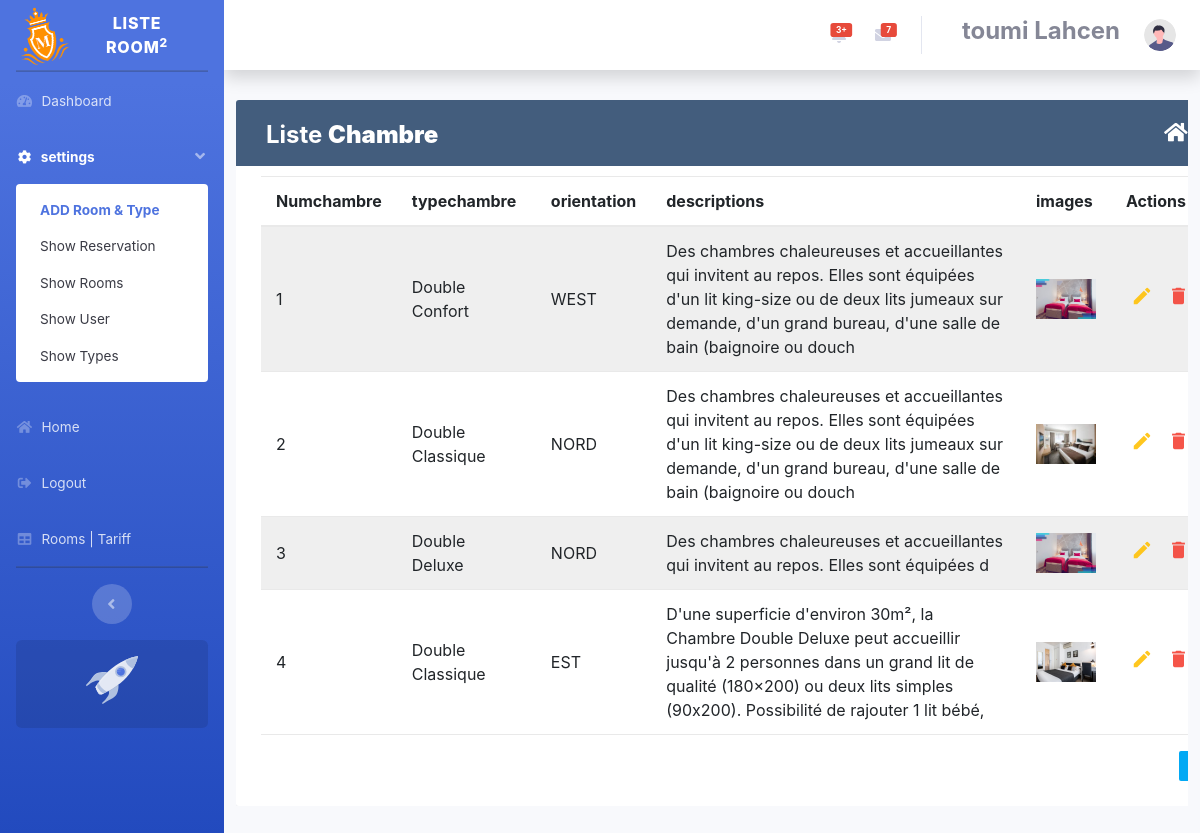
Screenshot of /MVC/ListeChambre (signed in) with the database file from the repository.
### tables this page shows
CREATE TABLE `chambres` (
  `Numchambre` int(11) NOT NULL,
  `typechambre` varchar(40) NOT NULL,
  `orientation` varchar(40) NOT NULL,
  `descriptions` varchar(1000) NOT NULL,
  `images` varchar(100) NOT NULL
);

### MVC/modelS/model.php (called while the page is built, shortened)
<?php
class ModelClient{
	public function requete($req, $type)
	{
		try{
		$con = new PDO("mysql:host=localhost;dbname=hotel1","root","");
		$data = null;
		if($type == 1){
			$result = $con->query($req);
			$data = $result->fetchAll(PDO::FETCH_OBJ);
		}else{
			$data = $con->exec($req);
		}
	}
	catch(PDOException $a){
	}
		return $data;
	}
}
 ?>

### MVC/views/Listechambre.php (the view, shortened to what this page needs)
<?php
            include_once ("head2A.php");
      ?>  <?php
	  include_once ("meta&bootstrap.php");
?>
<body id="page-top">
<div id="wrapper">
<?php
include_once("nav.php");
?>
<div class="container-xl">
	<div class="table-responsive">
		<div class="table-wrapper">
			<div class="table-title">
				<div class="row">
					<div class="col-sm-6">
						<h2>Liste <b>Chambre</b></h2>
					</div>
					 <div class="col-sm-6">
			<a href="http://localhost/TP_11/MVC/Dashboard"
			class="btn btn-outline-primary" >
			<i class="fas fa-fw fa-home"></i></a>
					</div>
				</div>
			</div>
			<table class="table table-striped table-hover">
				<thead>
					<tr>
						<th>Numchambre</th>
						<th>typechambre</th>
						<th>orientation</th>
						<th>descriptions</th>
						<th>images</th>
						<th>Actions</th>
					</tr>
				</thead>
				<tbody>
						<?php
						foreach($lstRm as $i){
							echo "<tr>
							<td>$i->Numchambre</td>
							<td>$i->typechambre</td>
							<td>$i->orientation</td>
							<td>$i->descriptions</td>
							<td><img src='../images/$i->images'  width='60px' height='40px'/></td>
							<td>
								<a href='#Edit$i->Numchambre' class='edit' data-toggle='modal'>
								<i class='material-icons' data-toggle='tooltip' title='Edit'>&#xE254;</i></a>
								<a href='#delete$i->Numchambre' class='delete' data-toggle='modal'>
								<i class='material-icons' data-toggle='tooltip' title='Delete'>
								&#xE872;</i></a>
							</td>
						</tr>";
						}
						?>
				</tbody>
			</table>
			<div class="clearfix">
				<ul class="pagination">
					<?php
					for ($n=1; $n <= $nbpage; $n++) {
						if ($Pospage == $n) {
						echo '<li class="page-item active"><a href="http://localhost/TP_11/MVC/ListeChambre?page='.$n.'"
						class="page-link">'.$n.'</a></li>';
						}else
						echo '<li class="page-item"><a href="http://localhost/TP_11/MVC/ListeChambre?page='.$n.'"
						class="page-link">'.$n.'</a></li>';
					}
					?>
				</ul>
			</div>
		</div>
	</div>
</div>
</body>
</html>

### MVC/views/head2A.php (style rules this page uses)
body { color: #566787; background: #f5f5f5; font-family: 'Varela Round', sans-serif; font-size: 13px; }
.table-responsive { margin: 30px 0; }
.table-wrapper { background: #fff; padding: 20px 25px; border-radius: 3px; min-width: 1000px; box-shadow: 0 1px 1px rgba(0,0,0,.05); }
.table-title { padding-bottom: 15px; background: #435d7d; color: #fff; padding: 16px 30px; min-width: 100%; margin: -20px -25px 10px; border-radius: 3px 3px 0 0; }
.table-title h2 { margin: 5px 0 0; font-size: 24px; }
.table-title .btn { color: #fff; float: right; font-size: 13px; border: none; min-width: 50px; border-radius: 2px; border: none; outline: none !important; margin-left: 10px; }
.table-title .btn i { float: left; font-size: 21px; margin-right: 5px; }
table.table tr th, table.table tr td { border-color: #e9e9e9; padding: 12px 15px; vertical-align: middle; }
table.table tr th:first-child { width: 60px; }
table.table tr th:last-child { width: 100px; }
table.table-striped tbody tr:nth-of-type(odd) { background-color: #fcfcfc; }
table.table td:last-child i { opacity: 0.9; font-size: 22px; margin: 0 5px; }
table.table td a { font-weight: bold; color: #566787; display: inline-block; text-decoration: none; outline: none !important; }
table.table td a.edit { color: #FFC107; }
table.table td a.delete { color: #F44336; }
table.table td i { font-size: 19px; }
.pagination { float: right; margin: 0 0 5px; }
.pagination li a { border: none; font-size: 13px; min-width: 30px; min-height: 30px; color: #999; margin: 0 2px; line-height: 30px; border-radius: 2px !important; text-align: center; padding: 0 6px; }
.pagination li.active a, .pagination li.active a.page-link { background: #03A9F4; }

### MVC/views/meta&bootstrap.php (style rules this page uses)
body { font-family: 'Kanit';font-size: 15px; }

### rows the page displays
chambres: Numchambre "1", typechambre "Double Confort", orientation "WEST", descriptions "Des chambres chaleureuses et accueillantes qui invitent au repos. Elles sont équipées d'un lit king-size ou de deux lits jumeaux sur demande, d'un grand bureau, d'une salle de bain (baignoire ou douch", images (picture)
chambres: Numchambre "2", typechambre "Double Classique", orientation "NORD", descriptions "Des chambres chaleureuses et accueillantes qui invitent au repos. Elles sont équipées d'un lit king-size ou de deux lits jumeaux sur demande, d'un grand bureau, d'une salle de bain (baignoire ou douch", images (picture)
chambres: Numchambre "3", typechambre "Double Deluxe", orientation "NORD", descriptions "Des chambres chaleureuses et accueillantes qui invitent au repos. Elles sont équipées d", images (picture)
chambres: Numchambre "4", typechambre "Double Classique", orientation "EST", descriptions "D'une superficie d'environ 30m², la Chambre Double Deluxe peut accueillir jusqu'à 2 personnes dans un grand lit de qualité (180×200) ou deux lits simples (90x200). Possibilité de rajouter 1 lit bébé,", images (picture)

### other values shown
$title "LISTE ROOM"
$_SESSION['Nom'] "toumi"
$_SESSION['Prenom'] "Lahcen"
